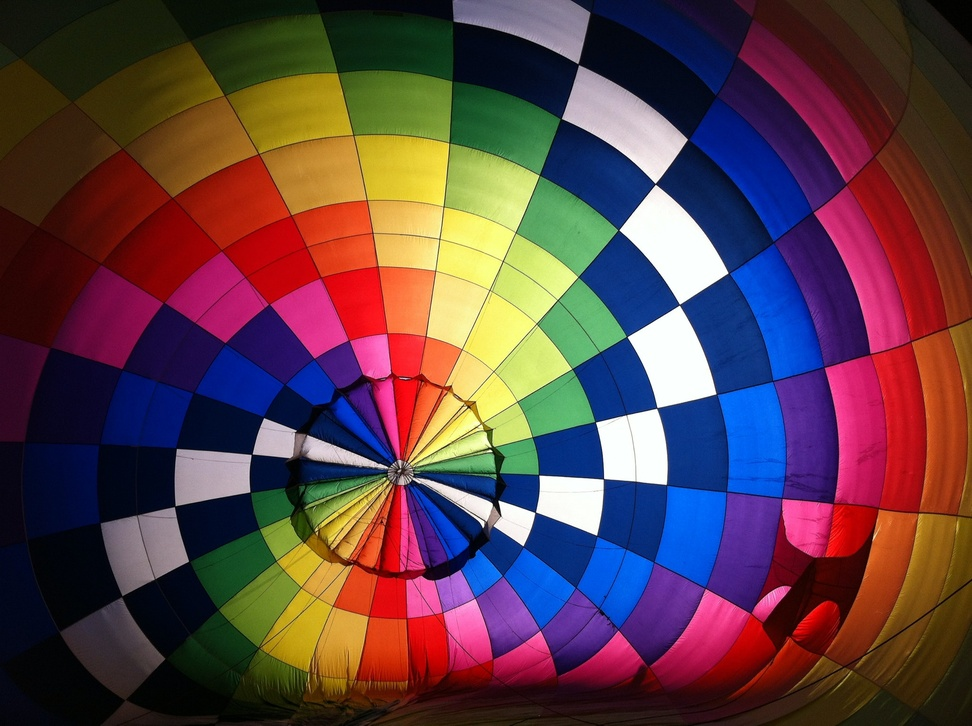
#> input picture images/1.jpg, 972 x 726 px, shrunk from 2056 x 1536 before the run, given in place of the camera
$ python color_detection.py
#> lines starting #> are read from the running program, lines starting #| are printed output that depends on the picture; after the words box and inside, x2 and y2 are one past the last pixel; in counts of white or black regions, pixels touching at a corner belong together
#!/usr/bin/python3

import cv2
import numpy as np

cap = cv2.VideoCapture(0)
while True:
    _,img = cap.read()
#> img is the input picture: shape (726, 972, 3); mean B, G, R 70.3, 64.1, 92.7
    flipImg = cv2.flip(img,1)
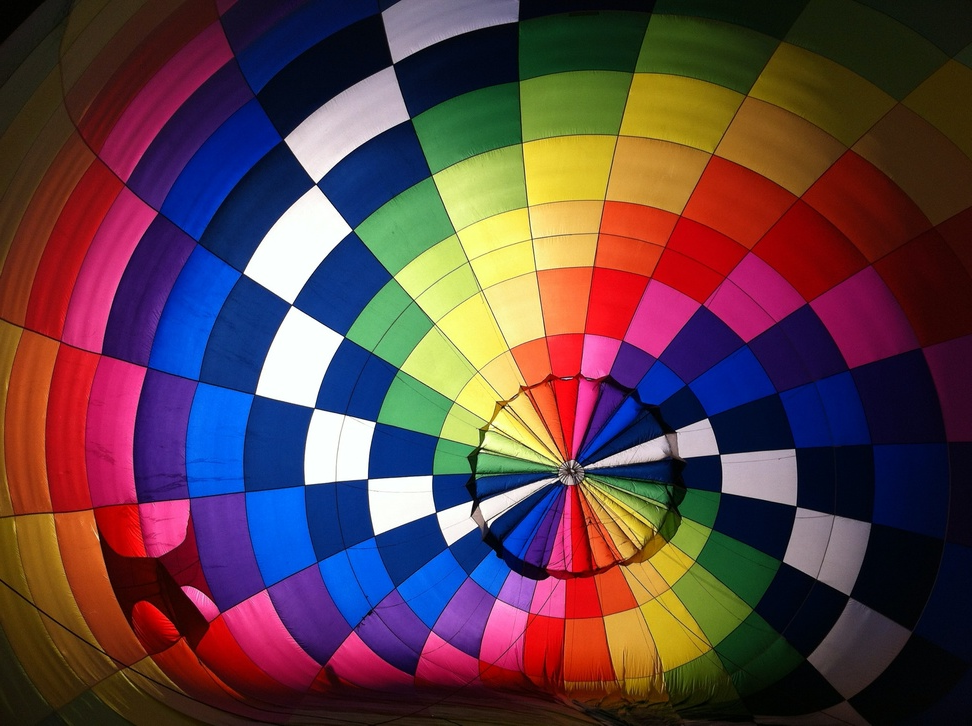
#> flipImg: shape (726, 972, 3); mean B, G, R 70.3, 64.1, 92.7
    hsvImg = cv2.cvtColor(flipImg,cv2.COLOR_BGR2HSV)
#> hsvImg: shape (726, 972, 3); mean H, S, V 81.9, 191.6, 123.3

    #HSV Upper and Lower Bounds for Colors
    # Orange
    lowerOrange = np.array([0, 100, 100])
    upperOrange = np.array([22, 255, 255])
    # Yellow
    lowerYellow = np.array([22, 146, 190])
    upperYellow = np.array([38, 180, 250])
    # Green
    lowerGreen = np.array([38, 100, 100])
    upperGreen = np.array([75, 255, 255])
    # Blue
    lowerBlue = np.array([75, 100, 100])
    upperBlue = np.array([130, 255, 255])
    # Purple
    lowerPurple = np.array([130, 100, 100])
    upperPurple = np.array([160, 255, 255])
    # Red
    lowerRed = np.array([160, 100, 100])
    upperRed = np.array([179, 255, 255])


    greenMask = cv2.inRange(hsvImg, lowerGreen, upperGreen)
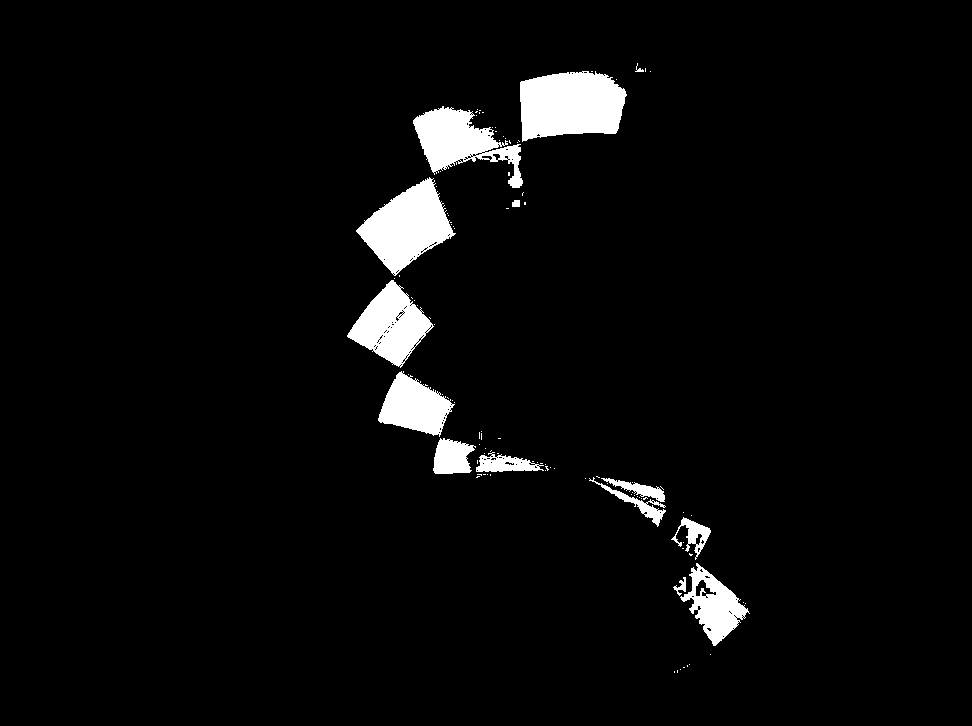
#> greenMask: shape (726, 972); 4% white; 106 white regions (92 under 20 px), largest, box (x1, y1, x2, y2) and area: (520, 71, 627, 142) 6009, (356, 177, 456, 276) 5096, (413, 106, 523, 188) 4095
    green = cv2.bitwise_and(flipImg, flipImg, mask=greenMask)
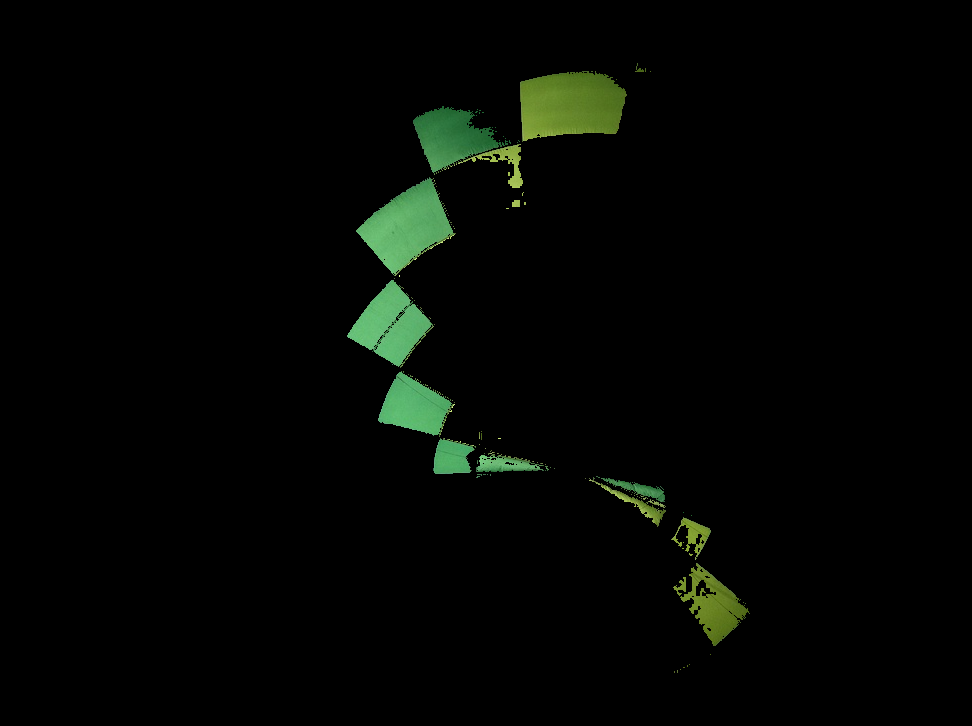
#> green: shape (726, 972, 3); mean B, G, R 3.1, 6.2, 3.7

    cv2.imshow("img",flipImg)
    cv2.imshow("greenMask",greenMask)
    cv2.imshow("green",green)

    if cv2.waitKey(1) == ord("q"):
#> (key q is pressed here)
        break

cap.release()
cv2.destroyAllWindows()
